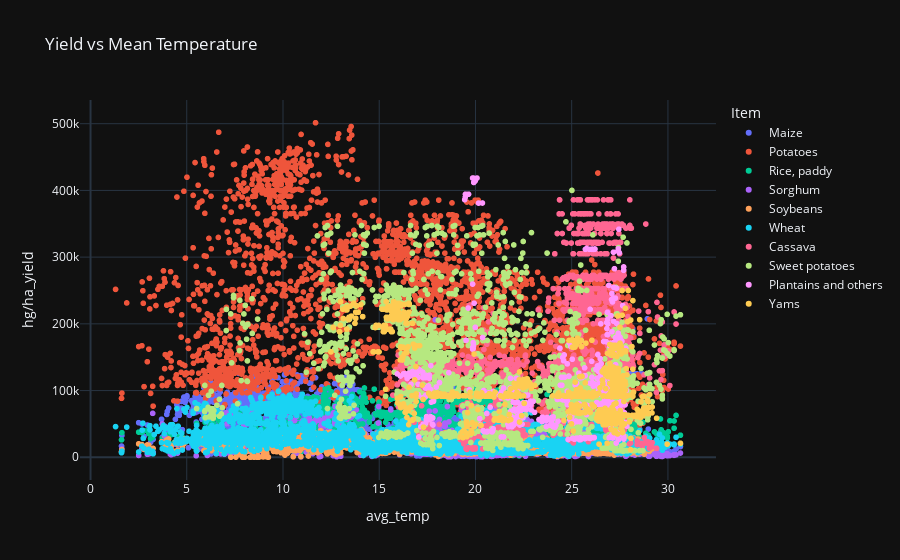

Source (notebook cell):
### Code cell
px.scatter(
    df,
    x="avg_temp",
    y="hg/ha_yield",
    color="Item",
    title="Yield vs Mean Temperature",
    template="plotly_dark"
)

### Figure 1 — Plotly figure (JSON) as saved in the notebook; plotly's stock layout.template omitted (floating-point values rounded to 4 significant figures; data arrays with more than 128 entries replaced by an {"elided": "..."} marker saying what was removed)
{"data": [{"hovertemplate": "Item=Maize<br>avg_temp=%{x}<br>hg/ha_yield=%{y}<extra></extra>", "legendgroup": "Maize", "marker": {"color": "#636efa", "symbol": "circle"}, "mode": "markers", "name": "Maize", "showlegend": true, "type": "scattergl", "x": {"elided": "4121 float values"}, "xaxis": "x", "y": {"elided": "4121 int values"}, "yaxis": "y"}, {"hovertemplate": "Item=Potatoes<br>avg_temp=%{x}<br>hg/ha_yield=%{y}<extra></extra>", "legendgroup": "Potatoes", "marker": {"color": "#EF553B", "symbol": "circle"}, "mode": "markers", "name": "Potatoes", "showlegend": true, "type": "scattergl", "x": {"elided": "4276 float values"}, "xaxis": "x", "y": {"elided": "4276 int values"}, "yaxis": "y"}, {"hovertemplate": "Item=Rice, paddy<br>avg_temp=%{x}<br>hg/ha_yield=%{y}<extra></extra>", "legendgroup": "Rice, paddy", "marker": {"color": "#00cc96", "symbol": "circle"}, "mode": "markers", "name": "Rice, paddy", "showlegend": true, "type": "scattergl", "x": {"elided": "3388 float values"}, "xaxis": "x", "y": {"elided": "3388 int values"}, "yaxis": "y"}, {"hovertemplate": "Item=Sorghum<br>avg_temp=%{x}<br>hg/ha_yield=%{y}<extra></extra>", "legendgroup": "Sorghum", "marker": {"color": "#ab63fa", "symbol": "circle"}, "mode": "markers", "name": "Sorghum", "showlegend": true, "type": "scattergl", "x": {"elided": "3039 float values"}, "xaxis": "x", "y": {"elided": "3039 int values"}, "yaxis": "y"}, {"hovertemplate": "Item=Soybeans<br>avg_temp=%{x}<br>hg/ha_yield=%{y}<extra></extra>", "legendgroup": "Soybeans", "marker": {"color": "#FFA15A", "symbol": "circle"}, "mode": "markers", "name": "Soybeans", "showlegend": true, "type": "scattergl", "x": {"elided": "3223 float values"}, "xaxis": "x", "y": {"elided": "3223 int values"}, "yaxis": "y"}, {"hovertemplate": "Item=Wheat<br>avg_temp=%{x}<br>hg/ha_yield=%{y}<extra></extra>", "legendgroup": "Wheat", "marker": {"color": "#19d3f3", "symbol": "circle"}, "mode": "markers", "name": "Wheat", "showlegend": true, "type": "scattergl", "x": {"elided": "3857 float values"}, "xaxis": "x", "y": {"elided": "3857 int values"}, "yaxis": "y"}, {"hovertemplate": "Item=Cassava<br>avg_temp=%{x}<br>hg/ha_yield=%{y}<extra></extra>", "legendgroup": "Cassava", "marker": {"color": "#FF6692", "symbol": "circle"}, "mode": "markers", "name": "Cassava", "showlegend": true, "type": "scattergl", "x": {"elided": "2045 float values"}, "xaxis": "x", "y": {"elided": "2045 int values"}, "yaxis": "y"}, {"hovertemplate": "Item=Sweet potatoes<br>avg_temp=%{x}<br>hg/ha_yield=%{y}<extra></extra>", "legendgroup": "Sweet potatoes", "marker": {"color": "#B6E880", "symbol": "circle"}, "mode": "markers", "name": "Sweet potatoes", "showlegend": true, "type": "scattergl", "x": {"elided": "2890 float values"}, "xaxis": "x", "y": {"elided": "2890 int values"}, "yaxis": "y"}, {"hovertemplate": "Item=Plantains and others<br>avg_temp=%{x}<br>hg/ha_yield=%{y}<extra></extra>", "legendgroup": "Plantains and others", "marker": {"color": "#FF97FF", "symbol": "circle"}, "mode": "markers", "name": "Plantains and others", "showlegend": true, "type": "scattergl", "x": {"elided": "556 float values"}, "xaxis": "x", "y": {"elided": "556 int values"}, "yaxis": "y"}, {"hovertemplate": "Item=Yams<br>avg_temp=%{x}<br>hg/ha_yield=%{y}<extra></extra>", "legendgroup": "Yams", "marker": {"color": "#FECB52", "symbol": "circle"}, "mode": "markers", "name": "Yams", "showlegend": true, "type": "scattergl", "x": {"elided": "847 float values"}, "xaxis": "x", "y": {"elided": "847 int values"}, "yaxis": "y"}], "layout": {"legend": {"title": {"text": "Item"}, "tracegroupgap": 0}, "title": {"text": "Yield vs Mean Temperature"}, "xaxis": {"anchor": "y", "domain": [0, 1], "title": {"text": "avg_temp"}}, "yaxis": {"anchor": "x", "domain": [0, 1], "title": {"text": "hg/ha_yield"}}}}
